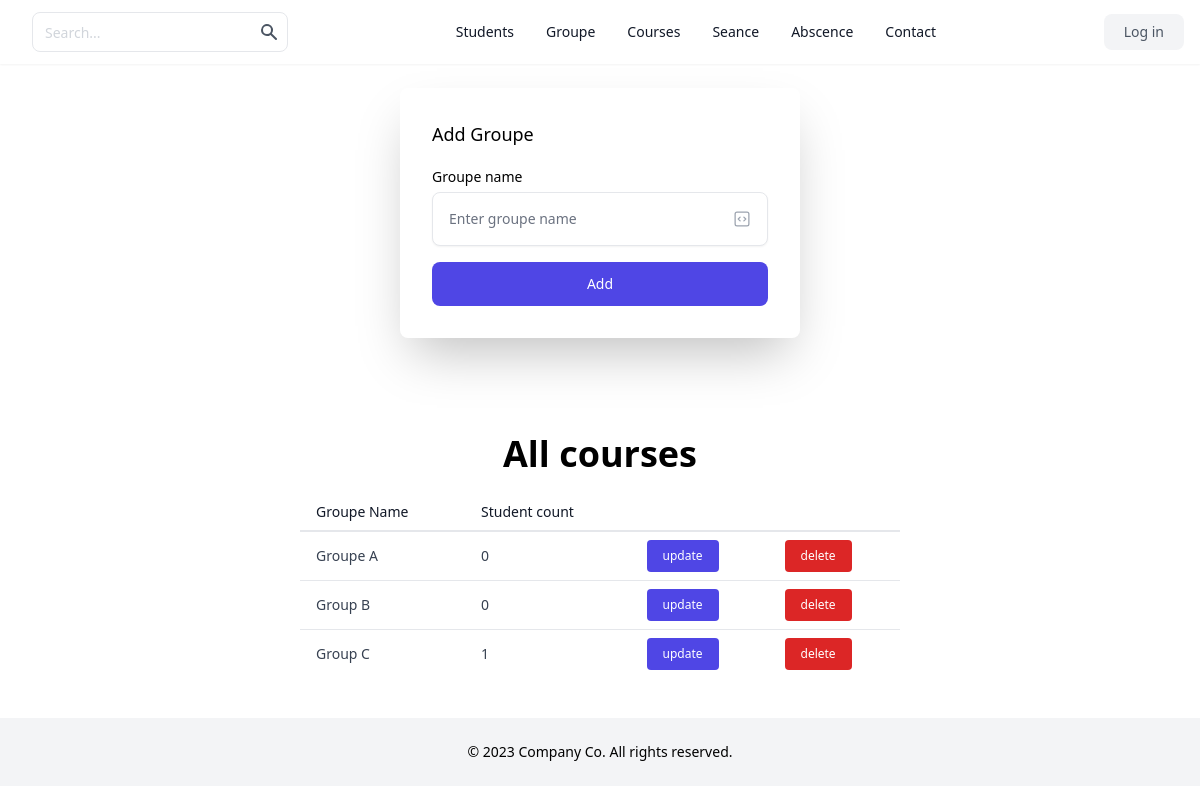
Page /groupe/index.php on the earlier database version.
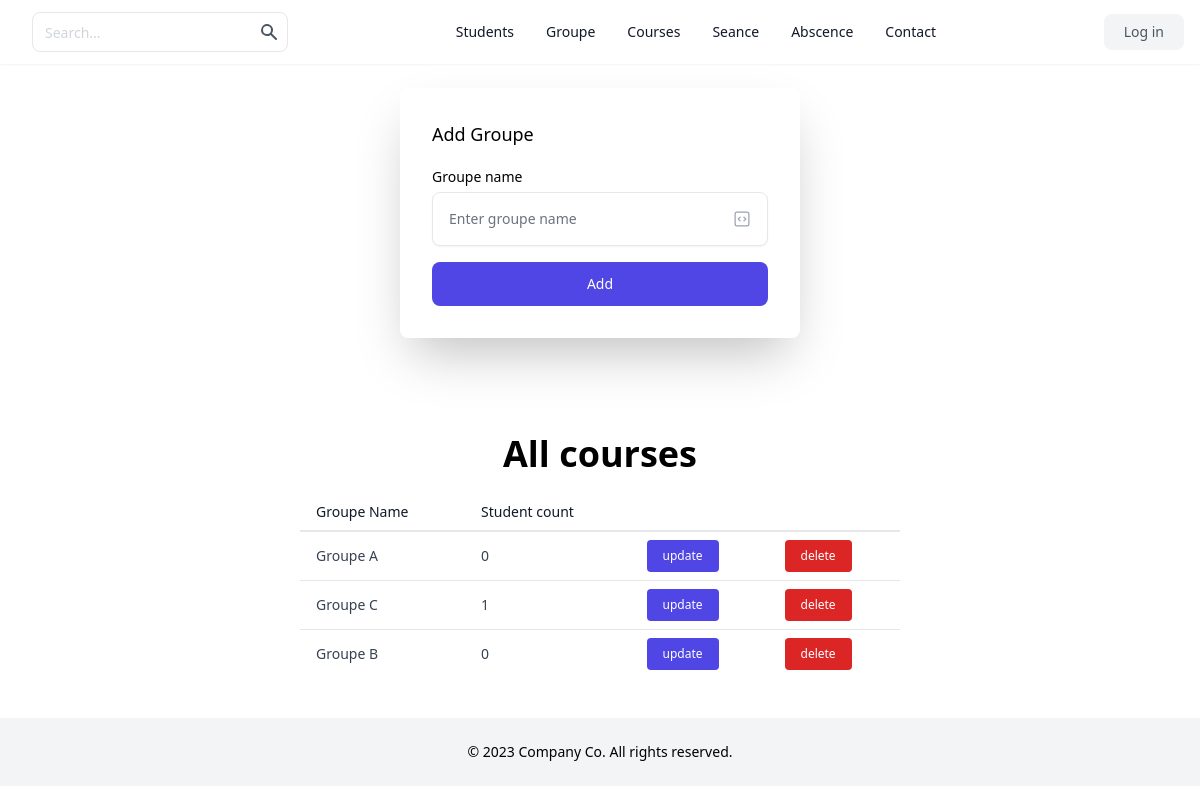
Same page on the later database version.
### tables this page shows
CREATE TABLE `groupes` (
  `id` int(11) NOT NULL AUTO_INCREMENT,
  `name` varchar(255) NOT NULL,
  PRIMARY KEY (`id`)
);

### groupe/index.php (the view, shortened to what this page needs)
<?php
require_once('../inc/header.php');
require_once('create.php');
?>
<header aria-label="Site Header" class="shadow-sm">
    <div class="mx-auto flex h-16 max-w-screen-xl items-center justify-between px-4">
        <div class="flex items-center gap-4">
            <form class="mb-0 hidden lg:flex">
                <div class="relative">
                    <input class="h-10 rounded-lg border-gray-200 pr-10 text-sm placeholder-gray-300 focus:z-10" placeholder="Search..." type="text" />
                    <button type="submit" class="absolute inset-y-0 right-0 mr-px rounded-r-lg p-2 text-gray-600">
                        <svg class="h-5 w-5" fill="currentColor" viewbox="0 0 20 20" xmlns="http://www.w3.org/2000/svg">
                            <path clip-rule="evenodd" d="M8 4a4 4 0 100 8 4 4 0 000-8zM2 8a6 6 0 1110.89 3.476l4.817 4.817a1 1 0 01-1.414 1.414l-4.816-4.816A6 6 0 012 8z" fill-rule="evenodd"></path>
                        </svg>
                    </button>
                </div>
            </form>
        </div>
        <nav aria-label="Site Nav" class="hidden items-center justify-center gap-8 text-sm font-medium lg:flex lg:w-0 lg:flex-1">
            <a class="text-gray-900" href="../students/">Students</a>
            <a class="text-gray-900" href="../groupe/">Groupe</a>
            <a class="text-gray-900" href="../courses/">Courses</a>
            <a class="text-gray-900" href="../seance/">Seance</a>
            <a class="text-gray-900" href="../absence/">Abscence</a>
            <a class="text-gray-900" href="">Contact</a>
        </nav>
        <div class="hidden items-center gap-4 lg:flex">
            <a href="#" class="rounded-lg bg-gray-100 px-5 py-2 text-sm font-medium text-gray-600">
                Log in
            </a>
        </div>
    </div>
</header>
<div class="flex justify-center">
    <form action="create.php" method="post" enctype="multipart/form-data" class="mt-6 mb-0 space-y-4 rounded-lg p-8 w-[400px] md:shadow-2xl xl:shadow-2xl">
        <p class="text-lg font-medium">Add Groupe</p>
        <div>
            <label for="groupe" class="text-sm font-medium">Groupe name</label>
            <div class="relative mt-1">
                <input type="text" id="groupe" name="groupe_name" class="w-full rounded-lg border-gray-200 p-4 pr-12 text-sm shadow-sm" placeholder="Enter groupe name" />
                <span class="absolute inset-y-0 right-4 inline-flex items-center">
                </span>
            </div>
        </div>
        <button type="submit" name="submit" class="block w-full rounded-lg bg-indigo-600 px-5 py-3 text-sm font-medium text-white">
            Add
        </button>
    </form>
</div>
<h1 class="text-4xl font-bold flex justify-center w-full mt-[8%] ">All courses</h1>
<div class="flex justify-center items-center flex-wrap my-5 ">
    <table class="w-1/2 divide-y-2 divide-gray-200 text-sm">
        <thead>
            <tr>
                <th class="whitespace-nowrap px-4 py-2 text-left font-medium text-gray-900">
                    Groupe Name
                </th>
                <th class="whitespace-nowrap px-4 py-2 text-left font-medium text-gray-900">
                    Student count
                </th>
                <th class="px-4 py-2"></th>
            </tr>
        </thead>
        <tbody class="divide-y divide-gray-200">
            <?php
            $stmt = $conn->prepare('SELECT groupes.id, groupes.name, COUNT(students.id) as student_count
            FROM groupes
            LEFT JOIN students ON groupes.id = students.id_groupe
            GROUP BY groupes.id');
            $stmt->execute();
            $groupe = $stmt->fetchAll();
            foreach ($groupe as $key => $value) {
            ?>
                <tr>
                    <td class="whitespace-nowrap px-4 py-2 text-gray-700"><?= $value['name'] ?></td>
                    <td class="whitespace-nowrap px-4 py-2 text-gray-700"><?= $value['student_count'] ?></td>
                    <td class="whitespace-nowrap px-4 py-2">
                        <a href="update.php?id=<?= $value['id'] ?>" class="inline-block rounded bg-indigo-600 px-4 py-2 text-xs font-medium text-white hover:bg-indigo-700">
                            update
                        </a>
                    </td>
                    <td class="whitespace-nowrap px-4 py-2">
                        <a href="delete.php?id=<?= $value['id'] ?>" class="inline-block rounded bg-red-600 px-4 py-2 text-xs font-medium text-white hover:bg-red-700">
                            delete
                        </a>
                    </td>
                </tr>
            <?php } ?>
        </tbody>
    </table>
</div>
<footer aria-label="Site Footer" class="bg-gray-100 mt-10">
    <div class="py-6 text-sm text-center dark:text-gray-400">
        © 2023 Company Co. All rights reserved.
    </div>
</footer>
</body>
</html>

Differences in the rows shown:
removed groupes: name "Group B", student_count "0"
changed groupes: name "Group C" → "Groupe C"
added groupes: name "Groupe B", student_count "0"
